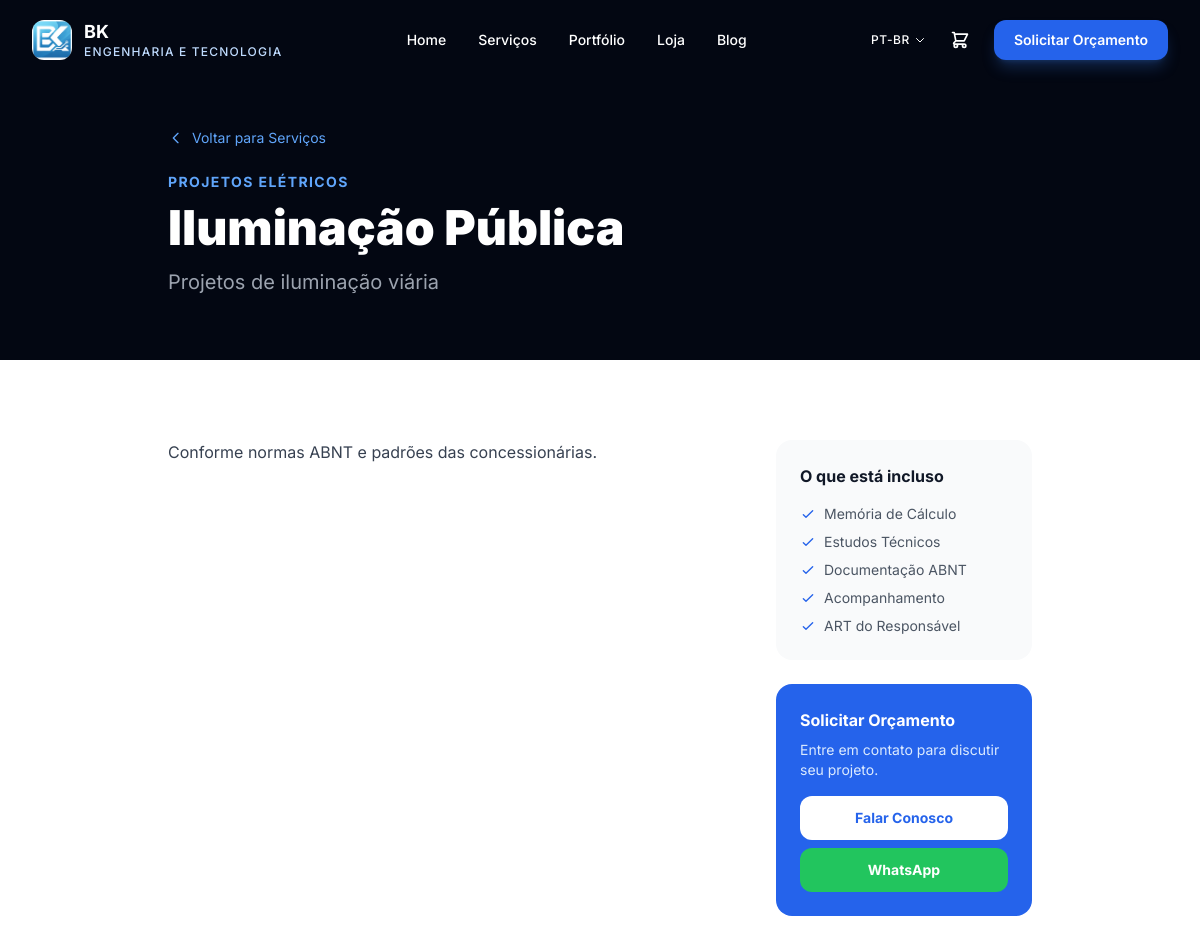
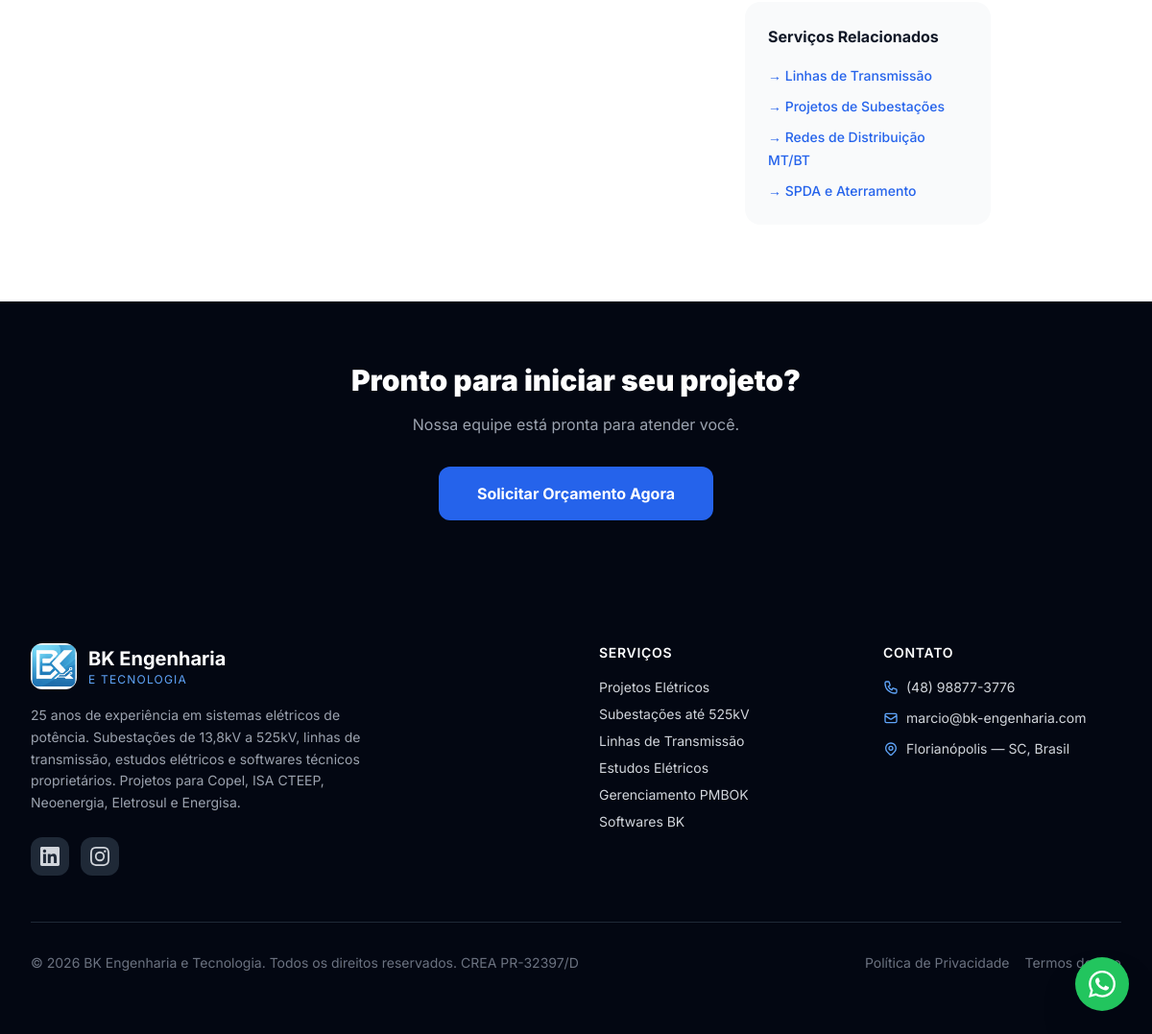
The app's page /servicos/iluminacao-publica/ with its own data (2 pictures, top to bottom).
### apps/servicos/models.py (models this page shows, shortened)
class Servico(models.Model):
    categoria = models.ForeignKey(CategoriaServico, on_delete=models.SET_NULL,
                                   null=True, related_name='servicos')
    nome = models.CharField(_('Nome'), max_length=150)
    slug = models.SlugField(unique=True, blank=True)
    descricao_curta = models.CharField(_('Descrição curta'), max_length=250)
    descricao = models.TextField(_('Descrição completa'))
    inclui = models.TextField(_('O que inclui'), blank=True, help_text='Um item por linha')
    normas = models.CharField(_('Normas aplicáveis'), max_length=300, blank=True)
    imagem = models.ImageField(_('Imagem'), upload_to='servicos/', blank=True, null=True)
    destaque = models.BooleanField(_('Em destaque'), default=False)
    ativo = models.BooleanField(_('Ativo'), default=True)
    ordem = models.IntegerField(_('Ordem'), default=0)
    meta_description = models.CharField(_('Meta Description'), max_length=160, blank=True)
    class Meta:
        verbose_name = _('Serviço')
        verbose_name_plural = _('Serviços')
        ordering = ['categoria__ordem', 'ordem', 'nome']

class CategoriaServico(models.Model):
    nome = models.CharField(_('Nome'), max_length=100)
    slug = models.SlugField(unique=True)
    icone = models.CharField(_('Ícone SVG/Heroicons'), max_length=80, blank=True)
    descricao = models.CharField(_('Descrição'), max_length=200, blank=True)
    ordem = models.IntegerField(_('Ordem'), default=0)
    class Meta:
        verbose_name = _('Categoria de Serviço')
        verbose_name_plural = _('Categorias de Serviços')
        ordering = ['ordem']

### apps/servicos/views.py (the view)
# urls.py: path('<slug:slug>/', views.detalhe, name='detalhe'),
def detalhe(request, slug):
    servico = get_object_or_404(Servico, slug=slug, ativo=True)
    servicos_relacionados = Servico.objects.filter(
        categoria=servico.categoria, ativo=True).exclude(id=servico.id)[:4]
    inclui_padrao = ['Memória de Cálculo', 'Estudos Técnicos', 'Documentação ABNT', 'Acompanhamento', 'ART do Responsável']
    return render(request, 'servicos/detalhe.html', {
        'servico': servico,
        'servicos_relacionados': servicos_relacionados,
        'inclui_padrao': inclui_padrao,
    })

### apps/core/context_processors.py (called while the page is built)
def site_config(request):
    return {
        'SITE_NAME': 'BK Engenharia e Tecnologia',
        'SITE_PHONE': '(48) 98877-3776',
        'SITE_EMAIL': 'marcio@bk-engenharia.com',
        'SITE_WHATSAPP': getattr(settings, 'WHATSAPP_NUMBER', '5548988773776'),
        'SITE_ADDRESS': 'Florianópolis — SC, Brasil',
        'SITE_LINKEDIN': 'https://linkedin.com/company/bk-engenharia',
        'SITE_INSTAGRAM': 'https://instagram.com/bkengenharia',
    }

### templates/servicos/detalhe.html (shortened to what this page needs)
{% extends 'base.html' %}
{% block content %}
<div class="bg-gray-950 pt-32 pb-16">
  <div class="max-w-4xl mx-auto px-4">
    <a href="{% url 'servicos:lista' %}" class="text-blue-400 text-sm hover:text-blue-300 transition-colors mb-6 inline-flex items-center gap-2">
      <svg class="w-4 h-4" fill="none" stroke="currentColor" viewBox="0 0 24 24">
        <path stroke-linecap="round" stroke-linejoin="round" stroke-width="2" d="M15 19l-7-7 7-7"/>
      </svg>
      Voltar para Serviços
    </a>
    {% if servico.categoria %}
    <div class="text-blue-400 text-sm font-bold uppercase tracking-widest mb-3">{{ servico.categoria.nome }}</div>
    {% endif %}
    <h1 class="text-4xl md:text-5xl font-black text-white mb-4">{{ servico.nome }}</h1>
    <p class="text-gray-400 text-xl">{{ servico.descricao_curta }}</p>
  </div>
</div>
<section class="py-20 bg-white">
  <div class="max-w-4xl mx-auto px-4">
    <div class="grid md:grid-cols-3 gap-12">
      <div class="md:col-span-2">
        {% if servico.descricao %}
        <div class="prose prose-lg max-w-none text-gray-700">
          {{ servico.descricao|safe }}
        </div>
        {% endif %}
      </div>
      <div class="space-y-6">
        {% if servico.inclui %}
        <div class="bg-gray-50 rounded-2xl p-6">
          <h3 class="font-bold text-gray-900 mb-4">O que está incluso</h3>
          <ul class="space-y-2">
            {% for item in servico.inclui.splitlines %}
            {% if item %}
            <li class="flex items-start gap-2 text-sm text-gray-600">
              <svg class="w-4 h-4 text-blue-600 mt-0.5 flex-shrink-0" fill="none" stroke="currentColor" viewBox="0 0 24 24">
                <path stroke-linecap="round" stroke-linejoin="round" stroke-width="2" d="M5 13l4 4L19 7"/>
              </svg>
              {{ item }}
            </li>
            {% endif %}
            {% endfor %}
          </ul>
        </div>
        {% else %}
        <div class="bg-gray-50 rounded-2xl p-6">
          <h3 class="font-bold text-gray-900 mb-4">O que está incluso</h3>
          <ul class="space-y-2">
            {% for item in inclui_padrao %}
            <li class="flex items-start gap-2 text-sm text-gray-600">
              <svg class="w-4 h-4 text-blue-600 mt-0.5 flex-shrink-0" fill="none" stroke="currentColor" viewBox="0 0 24 24">
                <path stroke-linecap="round" stroke-linejoin="round" stroke-width="2" d="M5 13l4 4L19 7"/>
              </svg>
              {{ item }}
            </li>
            {% endfor %}
          </ul>
        </div>
        {% endif %}
        <div class="bg-blue-600 rounded-2xl p-6 text-white">
          <h3 class="font-bold mb-2">Solicitar Orçamento</h3>
          <p class="text-blue-100 text-sm mb-4">Entre em contato para discutir seu projeto.</p>
          <a href="{% url 'contato:contato' %}"
             class="block w-full bg-white text-blue-600 font-bold py-3 rounded-xl text-center hover:-translate-y-1 transition-transform text-sm">
            Falar Conosco
          </a>
          <a href="https://wa.me/5541995275570?text=Olá! Tenho interesse em {{ servico.nome }}"
             target="_blank"
             class="block w-full mt-2 bg-green-500 text-white font-bold py-3 rounded-xl text-center hover:-translate-y-1 transition-transform text-sm">
            WhatsApp
          </a>
        </div>
        {% if servicos_relacionados %}
        <div class="bg-gray-50 rounded-2xl p-6">
          <h3 class="font-bold text-gray-900 mb-4">Serviços Relacionados</h3>
          <ul class="space-y-2">
            {% for s in servicos_relacionados %}
            <li>
              <a href="{% url 'servicos:detalhe' s.slug %}" class="text-blue-600 hover:text-blue-800 text-sm font-medium">
                → {{ s.nome }}
              </a>
            </li>
            {% endfor %}
          </ul>
        </div>
        {% endif %}
      </div>
    </div>
  </div>
</section>
<section class="py-16 bg-gray-950">
  <div class="max-w-3xl mx-auto px-4 text-center">
    <h2 class="text-3xl font-black text-white mb-4">Pronto para iniciar seu projeto?</h2>
    <p class="text-gray-400 mb-8">Nossa equipe está pronta para atender você.</p>
    <a href="{% url 'contato:contato' %}"
       class="inline-block bg-blue-600 hover:bg-blue-700 text-white font-bold px-10 py-4 rounded-xl transition-all hover:-translate-y-1">
      Solicitar Orçamento Agora
    </a>
  </div>
</section>
{% endblock %}

### records on screen
Servico: categoria.nome "PROJETOS ELÉTRICOS", nome "Iluminação Pública", descricao_curta "Projetos de iluminação viária", descricao "Conforme normas ABNT e padrões das concessionárias."
Servico: nome "Linhas de Transmissão"
Servico: nome "Projetos de Subestações"
Servico: nome "Redes de Distribuição MT/BT"
Servico: nome "SPDA e Aterramento"

### other values on screen
{{ LANGUAGE_CODE|upper }} "PT-BR"
{{ item }} "Memória de Cálculo" "Estudos Técnicos" "Documentação ABNT" "Acompanhamento" "ART do Responsável"
{{ SITE_PHONE }} "(48) 98877-3776"
{{ SITE_EMAIL }} "marcio@bk-engenharia.com"
{{ SITE_ADDRESS }} "Florianópolis — SC, Brasil"
